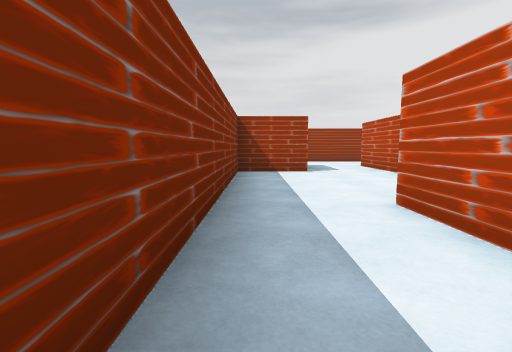
View 1 (above)

22 first-person views from a walk through a 3-D level made in the Unity game engine. The camera is 1.2 m above the floor, tilts 6° down and sees 85° across. The floor is counted in squares, 2 m on a side. Each view is taken from the middle of a square. On the plan, view 1 faces up. The plan holds only what a view shows up to about 9 squares ahead; the rest is blank. Some animated figures are left out.

View 2
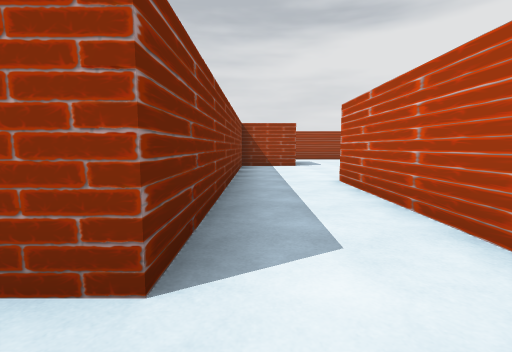

View 3
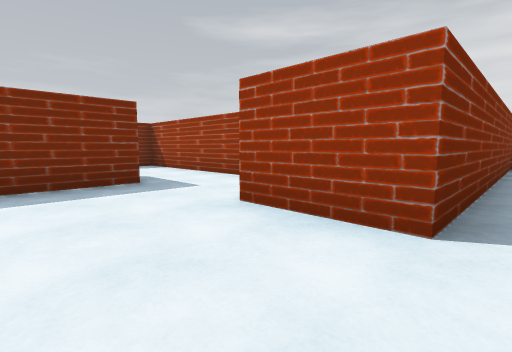

View 4
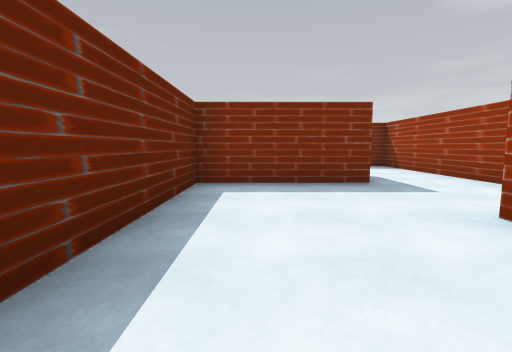

View 5
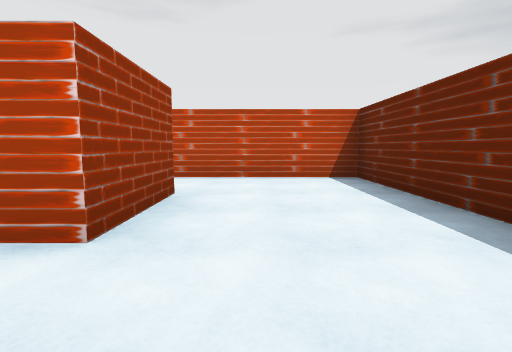

View 6
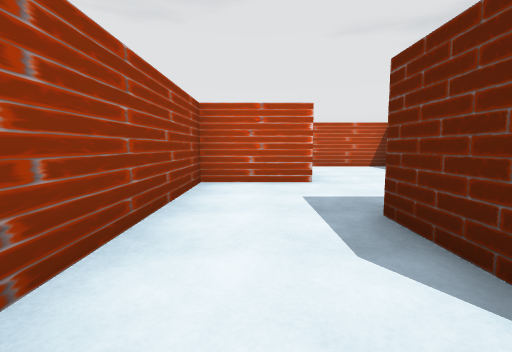

View 7
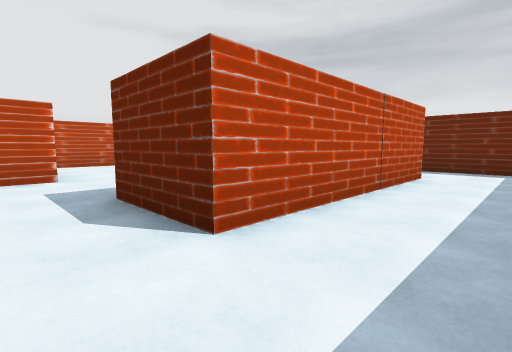

View 8
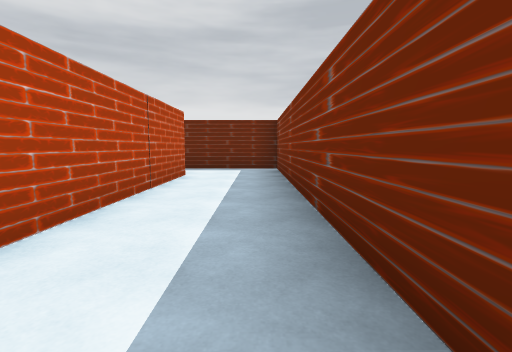

View 9
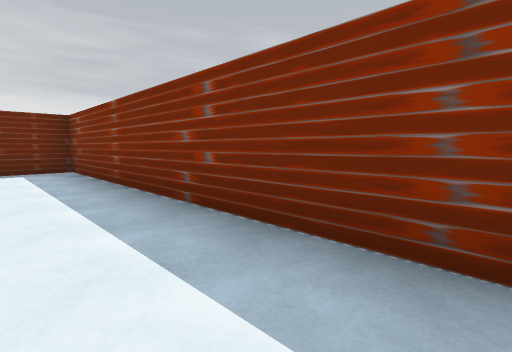

View 10
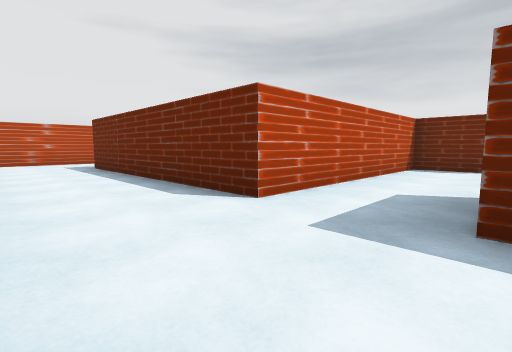

View 11
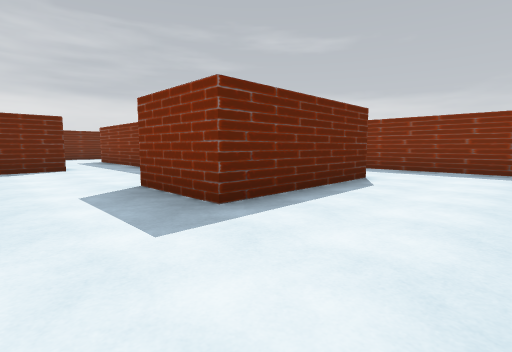

View 12
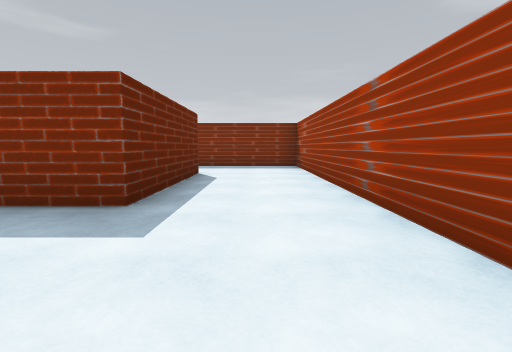

View 13
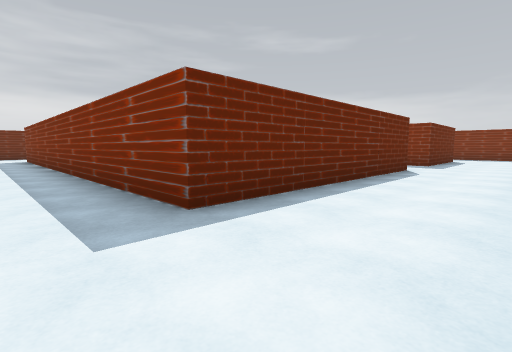

View 14
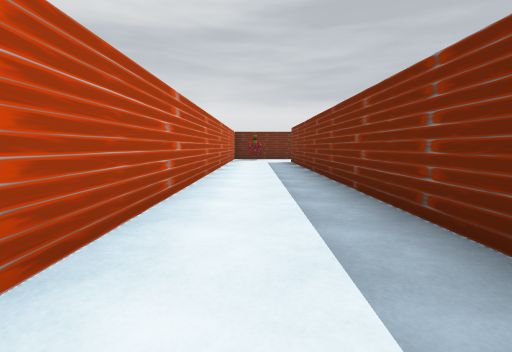

View 15
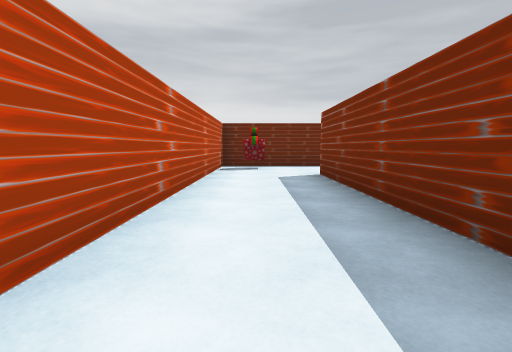

View 16
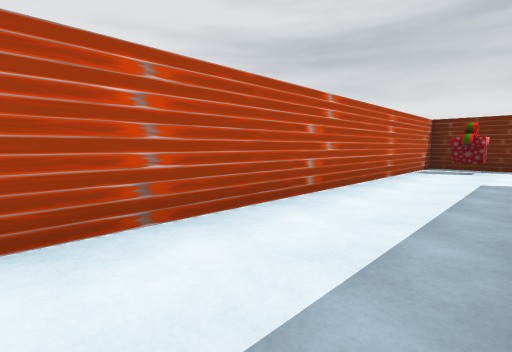

View 17
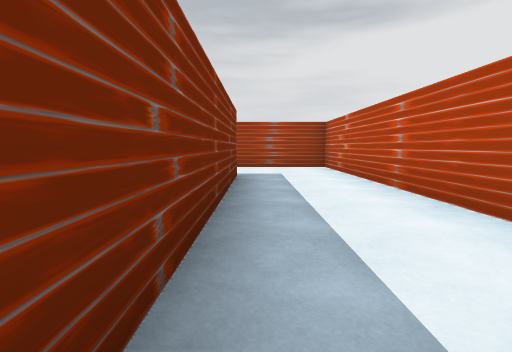

View 18
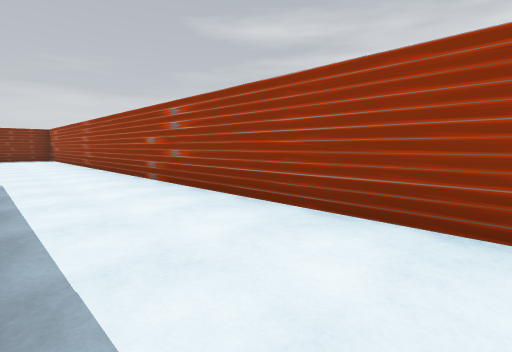

View 19
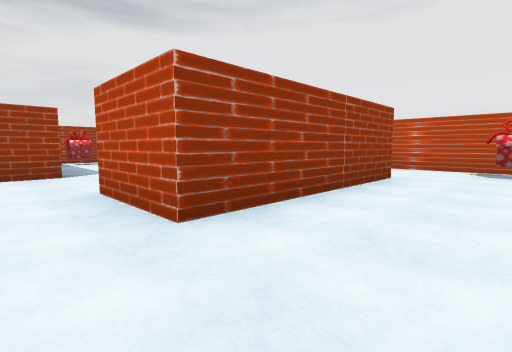

View 20
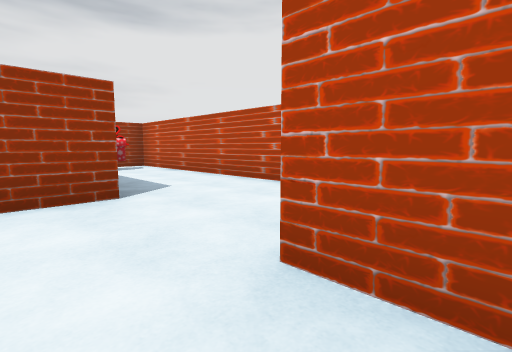

View 21
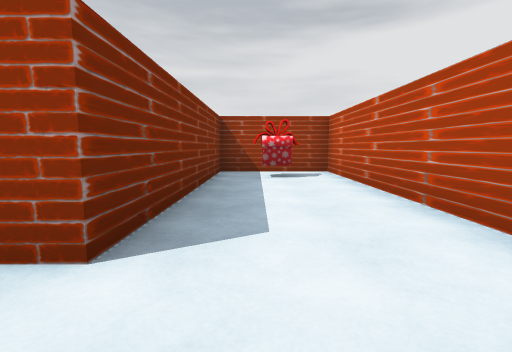

View 22
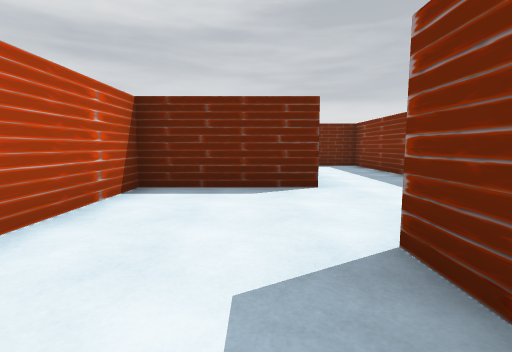

### Floor plan
Points are (right, up) in squares from view 1. A wall is a line through its corners. A room is listed if a view was taken in it or the views show most of it. See-through windows are left out.
Room 1 (views 1, 2, 3, 4)
walls: (1.2, 6.7) (-0.4, 6.7) (-0.4, -0.9) (-2.3, -0.9); (-2.4, -4) (1.5, -4) (1.5, 2.9) (3.3, 2.9) (3.3, 6.5)
ways out: opening at (-1.5, -2.5) to room 2; opening at (2.5, 7.5) to room 4
Room 2 (view 5)
walls: (-4.6, -1.1) (-4.6, -4) (-2.4, -4)
ways out: opening at (-1.5, -2.5) to room 1; opening at (-3.5, -1) to room 6
Room 3 (views 6, 7, 8, 9)
walls: (-6.5, -6) (-6.5, -1.1); (-6.4, 0.9) (-8.6, 0.9) (-8.6, -7.7) (-6, -7.7)
ways out: opening at (-5.5, 0) to room 6; opening at (-5.5, -7)
Room 4 (views 10, 11, 12, 13, 14, 15, 16, 17, 18)
walls: (3.3, 6.5) (3.3, 8.7) (9.6, 8.7) (9.6, -3.1) (7.6, -3.1); (-2.4, 8.7) (1.2, 8.7) (1.2, 6.7); (8.9, -5.8) (12, -5.8) (12, 11.3) (-4.6, 11.3) (-4.6, 7.6)
ways out: opening at (2.5, 7.5) to room 1; opening at (-3.5, 7.5); opening at (8.5, -4.5)
objects: other object (11, -5)
Room 5 (views 19, 20, 21, 22)
walls: (5.1, -3.1) (5.1, -1.1) (7.7, -1.1) (7.7, 6.7) (5.1, 6.7) (5.1, 1.4) (4.1, 1.4); (2.9, -2.9) (2.9, -5.8) (4.1, -5.8)
ways out: opening at (5, -4.5)
objects: other object (6, 6)
Room 6 (no view inside)
walls: (-2.3, -0.9) (-2.3, 0.9) (-6.4, 0.9); (-6.5, -1.1) (-4.6, -1.1)
ways out: opening at (-3.5, -1) to room 2; opening at (-5.5, 0) to room 3

Positions as (right, up) in squares from view 1, and headings:
1: (0, 0), facing up
2: (0, -2), facing up
3: (0, -3), facing up-left
4: (0, -3), facing left
5: (-4, -2), facing right
6: (-7, 0), facing right
7: (-8, 0), facing down-right
8: (-8, 0), facing down
9: (-7, 0), facing down-left
10: (1, 11), facing down-right
11: (3, 11), facing down-left
12: (4, 10), facing left
13: (11, 11), facing down-left
14: (11, 8), facing down
15: (11, 3), facing down
16: (10, 3), facing down-right
17: (10, 3), facing up
18: (10, 9), facing up-left
19: (4, -5), facing up-right
20: (4, -2), facing up-right
21: (6, 0), facing up
22: (6, 3), facing down
